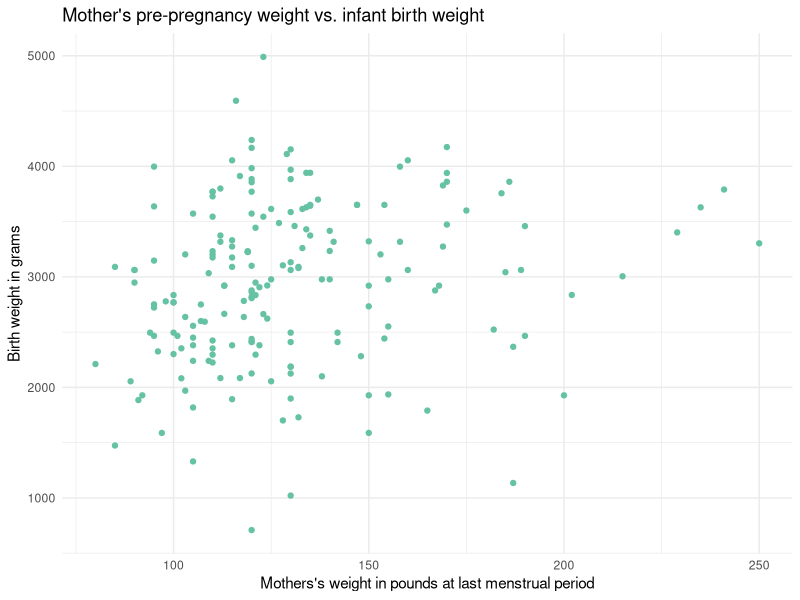
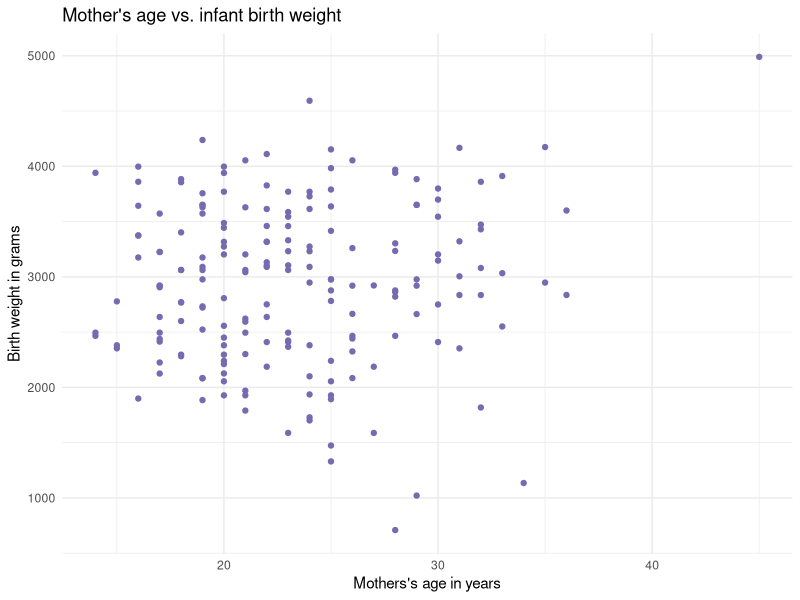
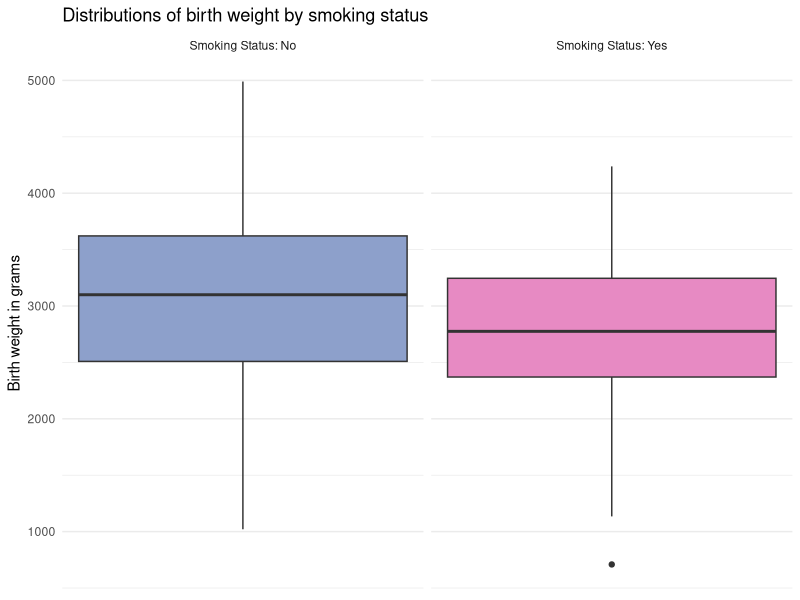
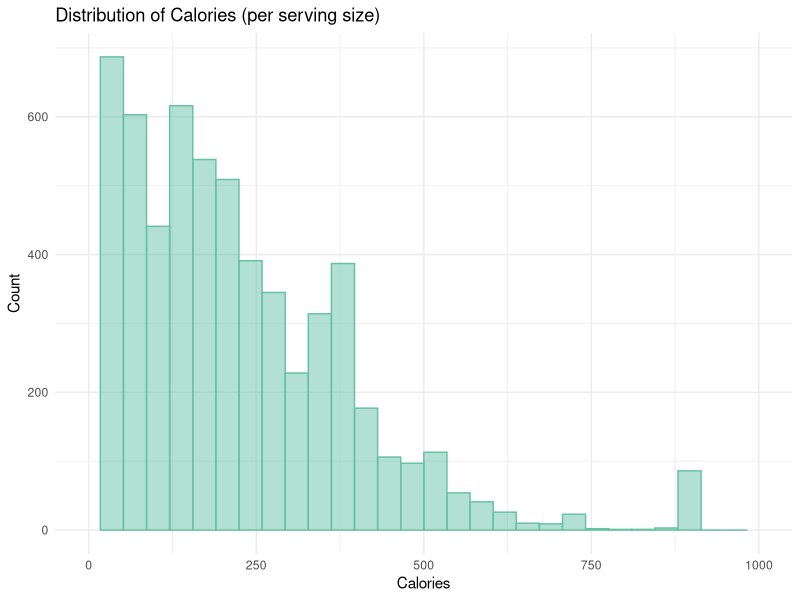
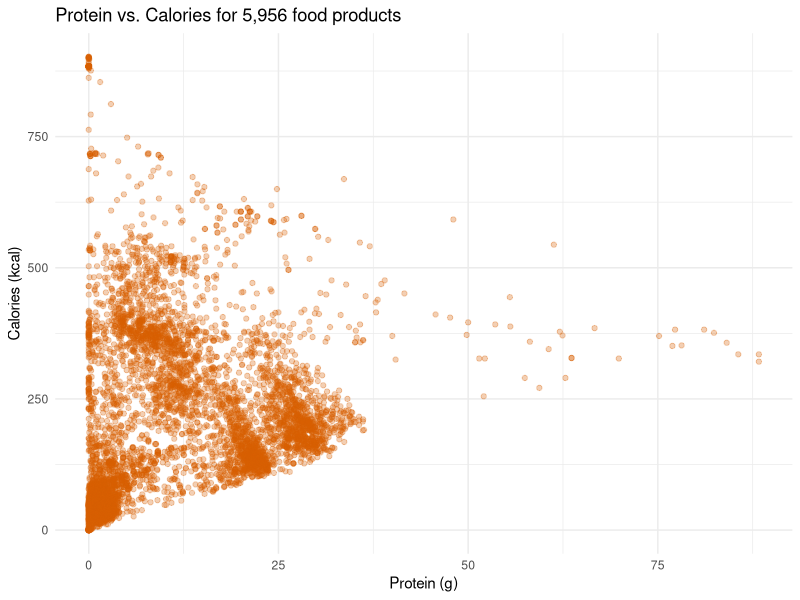
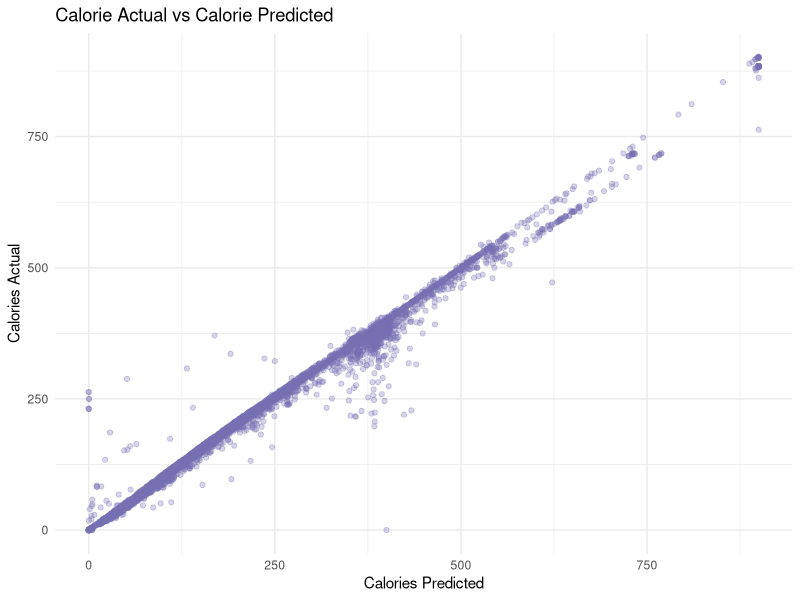

Reproduce these figures in R, in order.
## ---- chunk 1

library(ggplot2)
## ---- chunk 2
df = msleep

df

## ---- chunk 3
rem = mean(df$sleep_rem, na.rm = TRUE)
## ---- chunk 4
brain_sd = sd(df$brainwt, na.rm = TRUE)
## ---- chunk 5
library(tidyverse)


rem_max = df %>% 
  arrange(desc(sleep_rem)) %>% 
  slice_head(n = 1) %>% 
  select(name)
## ---- chunk 6
carn_weight = df %>% 
  filter(vore == 'carni') %>% 
  summarise(avg_wt = mean(bodywt, na.rm = TRUE))
## ---- chunk 7
df2 = MASS::birthwt

obs_vbl = dim(df2)
## ---- chunk 8
p = ggplot(df2, aes(x = lwt, y = bwt)) +
  geom_point(color = '#66c2a4') +
  theme_minimal() +
  labs(x = "Mothers's weight in pounds at last menstrual period",
       y = "Birth weight in grams",
       title = "Mother's pre-pregnancy weight vs. infant birth weight") +
  theme(legend.position = 'none')

plot(p)

## ---- chunk 9
p2 = ggplot(df2, aes(x = age, y = bwt)) +
  geom_point(color = '#756bb1') +
  theme_minimal() +
  labs(x = "Mothers's age in years",
       y = "Birth weight in grams",
       title = "Mother's age vs. infant birth weight") +
  theme(legend.position = 'none')

plot(p2)
## ---- chunk 10
# Create display column for visual
df2 = df2 %>% 
  mutate(smoke_display = if_else(smoke == 0, 'Smoking Status: No', 'Smoking Status: Yes'))

# Boxplots
p3 = ggplot(df2, aes(y = bwt, fill = smoke_display)) +
  geom_boxplot() +
  facet_wrap( ~ smoke_display) +
  theme_minimal() +
  theme(axis.text.x = element_blank(),
        panel.grid.major.x = element_blank(),
        panel.grid.minor.x = element_blank(),
        legend.position = 'none') +
  scale_fill_manual(values = c('#8da0cb', '#e78ac3')) +
  labs(y = 'Birth weight in grams',
       title =  'Distributions of birth weight by smoking status')

plot(p3)

## ---- chunk 11
# Read in data
df3 = read_csv('nutrition-2018.csv')

# Histogram
p3a = ggplot(df3, aes(x = Calories)) +
  geom_histogram(fill = '#66c2a5', color = '#66c2a5', alpha = 0.5) +
  theme_minimal() +
  scale_x_continuous(limits = c(0, 1000)) +
  labs(y = 'Count',
       title = 'Distribution of Calories (per serving size)')

plot(p3a)

## ---- chunk 12
p3b = ggplot(df3, aes(x = Protein, y = Calories)) +
  geom_point(color = '#d95f02', alpha = 0.3) +
  theme_minimal() +
  labs(title = "Protein vs. Calories for 5,956 food products",
       x = "Protein (g)",
       y = "Calories (kcal)")

plot(p3b)

## ---- chunk 13
# Calculate calorie count
df3 = df3 %>% 
  mutate(calorie_count = 4 * Protein + 4 * Carbs + 9 * Fat)

# Scatterplot
p3c = ggplot(df3, aes(x = calorie_count, y = Calories)) +
  geom_point(color = '#7570b3', alpha = 0.3) +
  theme_minimal() +
  labs(title = 'Calorie Actual vs Calorie Predicted',
       x = "Calories Predicted",
       y = "Calories Actual")

p3c

## ---- chunk 14
a = 1:10
b = 10:1
c = rep(1, times = 10)
d = 2 ^ (1:10)
## ---- chunk 15

sum_of_squares = function(x){
  output = sum(x**2)
  return(output)
}

sum_of_squares(x = a)
sum_of_squares(x = c(c, d))
## ---- chunk 16

sqrt( (sum_of_squares(x = d)) / length(d) )

## ---- chunk 17

sqrt( (sum_of_squares(x = (a - b))) / length(a) )

## ---- chunk 18
set.seed(42)
x = 1:100
y = rnorm(1000)
z = runif(150, min = 0, max = 1)
## ---- chunk 19

list_extreme_values = function(x, k = 2){

  x_bar = mean(x, na.rm = TRUE)
  s = sd(x, na.rm = TRUE)
  
  sd_small = x_bar - k * s
  sd_large = x_bar + k * s
  
  small = x[x < sd_small]
  large = x[x > sd_large]
  
  output = list('small' = small, 'large' = large)
  return(output)
}



list_extreme_values(x = x, k = 1)
list_extreme_values(x = y, k = 3)
list_extreme_values(x = y, k = 2)
list_extreme_values(x = z, k = 1.5)
## ---- chunk 20
extreme = list_extreme_values(y, k = 1.5)

extreme_large_mean = mean(extreme$large, na.rm = TRUE)

